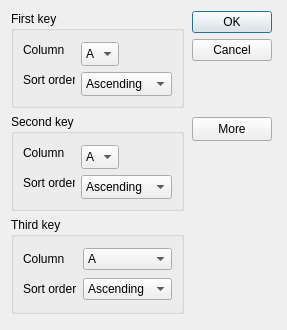
<?xml version="1.0" encoding="UTF-8"?>
<ui version="4.0">
 <class>Sort</class>
 <widget class="QDialog" name="Sort">
  <property name="geometry">
   <rect>
    <x>0</x>
    <y>0</y>
    <width>287</width>
    <height>330</height>
   </rect>
  </property>
  <property name="windowTitle">
   <string>Sort</string>
  </property>
  <widget class="QDialogButtonBox" name="buttonBox">
   <property name="geometry">
    <rect>
     <x>192</x>
     <y>11</y>
     <width>80</width>
     <height>54</height>
    </rect>
   </property>
   <property name="orientation">
    <enum>Qt::Vertical</enum>
   </property>
   <property name="standardButtons">
    <set>QDialogButtonBox::Cancel|QDialogButtonBox::Ok</set>
   </property>
  </widget>
  <widget class="QPushButton" name="moreButton">
   <property name="geometry">
    <rect>
     <x>192</x>
     <y>117</y>
     <width>80</width>
     <height>24</height>
    </rect>
   </property>
   <property name="text">
    <string>More</string>
   </property>
   <property name="checkable">
    <bool>true</bool>
   </property>
  </widget>
  <widget class="QGroupBox" name="secondGroupBox">
   <property name="enabled">
    <bool>true</bool>
   </property>
   <property name="geometry">
    <rect>
     <x>11</x>
     <y>114</y>
     <width>173</width>
     <height>97</height>
    </rect>
   </property>
   <property name="title">
    <string>Second key</string>
   </property>
   <widget class="QLabel" name="label_3">
    <property name="geometry">
     <rect>
      <x>12</x>
      <y>31</y>
      <width>43</width>
      <height>16</height>
     </rect>
    </property>
    <property name="text">
     <string>Column</string>
    </property>
   </widget>
   <widget class="QComboBox" name="secondColumnBox">
    <property name="geometry">
     <rect>
      <x>70</x>
      <y>31</y>
      <width>38</width>
      <height>24</height>
     </rect>
    </property>
    <item>
     <property name="text">
      <string>A</string>
     </property>
    </item>
    <item>
     <property name="text">
      <string>B</string>
     </property>
    </item>
    <item>
     <property name="text">
      <string>C</string>
     </property>
    </item>
   </widget>
   <widget class="QLabel" name="label_4">
    <property name="geometry">
     <rect>
      <x>12</x>
      <y>61</y>
      <width>52</width>
      <height>16</height>
     </rect>
    </property>
    <property name="text">
     <string>Sort order</string>
    </property>
   </widget>
   <widget class="QComboBox" name="secondOrderBox">
    <property name="geometry">
     <rect>
      <x>70</x>
      <y>61</y>
      <width>91</width>
      <height>24</height>
     </rect>
    </property>
    <item>
     <property name="text">
      <string>Ascending</string>
     </property>
    </item>
    <item>
     <property name="text">
      <string>Descending</string>
     </property>
    </item>
   </widget>
  </widget>
  <widget class="QGroupBox" name="thirdGroupBox">
   <property name="geometry">
    <rect>
     <x>11</x>
     <y>217</y>
     <width>173</width>
     <height>97</height>
    </rect>
   </property>
   <property name="title">
    <string>Third key</string>
   </property>
   <layout class="QGridLayout" name="gridLayout_3">
    <item row="0" column="0">
     <widget class="QLabel" name="label_5">
      <property name="text">
       <string>Column</string>
      </property>
     </widget>
    </item>
    <item row="0" column="1">
     <widget class="QComboBox" name="thirdColumnBox">
      <item>
       <property name="text">
        <string>A</string>
       </property>
      </item>
      <item>
       <property name="text">
        <string>B</string>
       </property>
      </item>
      <item>
       <property name="text">
        <string>C</string>
       </property>
      </item>
     </widget>
    </item>
    <item row="1" column="0">
     <widget class="QLabel" name="label_6">
      <property name="text">
       <string>Sort order</string>
      </property>
     </widget>
    </item>
    <item row="1" column="1">
     <widget class="QComboBox" name="thirdOrderBox">
      <item>
       <property name="text">
        <string>Ascending</string>
       </property>
      </item>
      <item>
       <property name="text">
        <string>Descending</string>
       </property>
      </item>
     </widget>
    </item>
   </layout>
  </widget>
  <widget class="QGroupBox" name="firstGroupBox">
   <property name="geometry">
    <rect>
     <x>11</x>
     <y>11</y>
     <width>173</width>
     <height>97</height>
    </rect>
   </property>
   <property name="title">
    <string>First key</string>
   </property>
   <widget class="QComboBox" name="firstOrderBox">
    <property name="geometry">
     <rect>
      <x>70</x>
      <y>61</y>
      <width>91</width>
      <height>24</height>
     </rect>
    </property>
    <item>
     <property name="text">
      <string>Ascending</string>
     </property>
    </item>
    <item>
     <property name="text">
      <string>Descending</string>
     </property>
    </item>
   </widget>
   <widget class="QLabel" name="label_2">
    <property name="geometry">
     <rect>
      <x>12</x>
      <y>61</y>
      <width>52</width>
      <height>16</height>
     </rect>
    </property>
    <property name="text">
     <string>Sort order</string>
    </property>
   </widget>
   <widget class="QComboBox" name="firstColumnBox">
    <property name="geometry">
     <rect>
      <x>70</x>
      <y>31</y>
      <width>38</width>
      <height>24</height>
     </rect>
    </property>
    <item>
     <property name="text">
      <string>A</string>
     </property>
    </item>
    <item>
     <property name="text">
      <string>B</string>
     </property>
    </item>
    <item>
     <property name="text">
      <string>C</string>
     </property>
    </item>
   </widget>
   <widget class="QLabel" name="label">
    <property name="geometry">
     <rect>
      <x>12</x>
      <y>31</y>
      <width>43</width>
      <height>16</height>
     </rect>
    </property>
    <property name="text">
     <string>Column</string>
    </property>
   </widget>
  </widget>
 </widget>
 <tabstops>
  <tabstop>firstColumnBox</tabstop>
  <tabstop>firstOrderBox</tabstop>
  <tabstop>moreButton</tabstop>
  <tabstop>secondColumnBox</tabstop>
  <tabstop>secondOrderBox</tabstop>
  <tabstop>thirdColumnBox</tabstop>
  <tabstop>thirdOrderBox</tabstop>
 </tabstops>
 <resources/>
 <connections>
  <connection>
   <sender>buttonBox</sender>
   <signal>accepted()</signal>
   <receiver>Sort</receiver>
   <slot>accept()</slot>
   <hints>
    <hint type="sourcelabel">
     <x>181</x>
     <y>62</y>
    </hint>
    <hint type="destinationlabel">
     <x>157</x>
     <y>274</y>
    </hint>
   </hints>
  </connection>
  <connection>
   <sender>buttonBox</sender>
   <signal>rejected()</signal>
   <receiver>Sort</receiver>
   <slot>reject()</slot>
   <hints>
    <hint type="sourcelabel">
     <x>207</x>
     <y>62</y>
    </hint>
    <hint type="destinationlabel">
     <x>270</x>
     <y>274</y>
    </hint>
   </hints>
  </connection>
  <connection>
   <sender>moreButton</sender>
   <signal>clicked(bool)</signal>
   <receiver>secondGroupBox</receiver>
   <slot>setVisible(bool)</slot>
   <hints>
    <hint type="sourcelabel">
     <x>251</x>
     <y>97</y>
    </hint>
    <hint type="destinationlabel">
     <x>171</x>
     <y>171</y>
    </hint>
   </hints>
  </connection>
  <connection>
   <sender>moreButton</sender>
   <signal>clicked(bool)</signal>
   <receiver>thirdGroupBox</receiver>
   <slot>setVisible(bool)</slot>
   <hints>
    <hint type="sourcelabel">
     <x>225</x>
     <y>105</y>
    </hint>
    <hint type="destinationlabel">
     <x>173</x>
     <y>290</y>
    </hint>
   </hints>
  </connection>
 </connections>
</ui>
